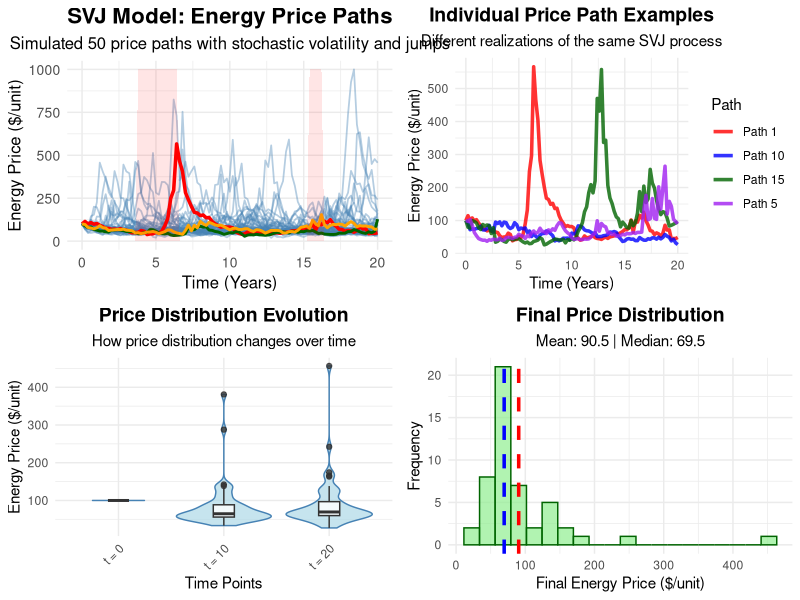

Write R code to recreate this figure.
# SVJ Model - Energy Price Path Simulation
# Focus on price paths only
library(ggplot2)
library(gridExtra)

# Simplified SVJ Price Simulation
simulate_svj_prices <- function(S0 = 100,              # Initial price
                                v0 = 0.04,            # Initial variance
                                r = 0.02,             # Drift rate
                                kappa = 2.5,          # Vol mean reversion
                                theta = 0.04,         # Long-term variance
                                sigma_v = 0.3,        # Vol of vol
                                rho = -0.6,           # Price-vol correlation
                                # Jump parameters - Normal
                                lambda_normal = 2,     # Normal jump intensity
                                mu_s_normal = -0.02,  # Normal price jump mean
                                sigma_s_normal = 0.08, # Normal price jump std
                                mu_v_normal = 0.005,  # Normal vol jump mean
                                sigma_v_normal = 0.02, # Normal vol jump std
                                rho_j_normal = 0.3,   # Normal jump correlation
                                # Jump parameters - Crisis
                                lambda_crisis = 12,    # Crisis jump intensity
                                mu_s_crisis = 0.15,   # Crisis price jump mean
                                sigma_s_crisis = 0.25, # Crisis price jump std
                                mu_v_crisis = 0.08,   # Crisis vol jump mean
                                sigma_v_crisis = 0.15, # Crisis vol jump std
                                rho_j_crisis = 0.7,   # Crisis jump correlation
                                # Crisis regime
                                crisis_prob = 0.03,    # Enter crisis probability
                                crisis_exit_prob = 0.1, # Exit crisis probability
                                # Mean reversion
                                alpha = 0.6,           # Price mean reversion
                                mu_lt = log(60),       # Long-term price level
                                T = 20,                 # Time horizon
                                n = 100,               # Time steps
                                n_paths = 100) {       # Number of paths
  
  dt <- T / n
  sqrt_dt <- sqrt(dt)
  
  # Initialize price matrix only
  S <- matrix(0, nrow = n_paths, ncol = n + 1)
  v <- matrix(0, nrow = n_paths, ncol = n + 1)
  crisis_state <- matrix(FALSE, nrow = n_paths, ncol = n + 1)
  
  # Set initial values
  S[, 1] <- S0
  v[, 1] <- v0
  crisis_state[, 1] <- FALSE
  
  for (i in 1:n) {
    # Random numbers
    Z1 <- rnorm(n_paths)
    Z2 <- rnorm(n_paths)
    Z3 <- rnorm(n_paths)
    Z4 <- rnorm(n_paths)
    U_jump <- runif(n_paths)
    U_crisis <- runif(n_paths)
    
    # Correlated Brownian motions
    W_s <- Z1
    W_v <- rho * Z1 + sqrt(1 - rho^2) * Z2
    
    # Crisis state transitions
    enter_crisis <- (!crisis_state[, i]) & (U_crisis < crisis_prob)
    exit_crisis <- crisis_state[, i] & (U_crisis < crisis_exit_prob)
    crisis_state[, i + 1] <- crisis_state[, i]
    crisis_state[enter_crisis, i + 1] <- TRUE
    crisis_state[exit_crisis, i + 1] <- FALSE
    
    # Regime-dependent parameters
    current_lambda <- ifelse(crisis_state[, i], lambda_crisis, lambda_normal)
    current_mu_s <- ifelse(crisis_state[, i], mu_s_crisis, mu_s_normal)
    current_sigma_s <- ifelse(crisis_state[, i], sigma_s_crisis, sigma_s_normal)
    current_mu_v <- ifelse(crisis_state[, i], mu_v_crisis, mu_v_normal)
    current_sigma_v <- ifelse(crisis_state[, i], sigma_v_crisis, sigma_v_normal)
    current_rho_j <- ifelse(crisis_state[, i], rho_j_crisis, rho_j_normal)
    
    # Jump occurrence
    jump_occurs <- U_jump < current_lambda * dt
    
    # Generate correlated jumps
    J_s <- rep(0, n_paths)
    J_v <- rep(0, n_paths)
    
    if (any(jump_occurs)) {
      Z_s_jump <- Z3[jump_occurs]
      Z_v_jump <- current_rho_j[jump_occurs] * Z3[jump_occurs] + 
        sqrt(1 - current_rho_j[jump_occurs]^2) * Z4[jump_occurs]
      
      J_s[jump_occurs] <- current_mu_s[jump_occurs] + current_sigma_s[jump_occurs] * Z_s_jump
      J_v[jump_occurs] <- current_mu_v[jump_occurs] + current_sigma_v[jump_occurs] * Z_v_jump
    }
    
    # Update variance
    v_new <- v[, i] + kappa * (theta - pmax(v[, i], 0)) * dt + 
      sigma_v * sqrt(pmax(v[, i], 0)) * sqrt_dt * W_v + J_v
    v[, i + 1] <- pmax(v_new, 0.001)
    
    # Update price with mean reversion
    log_S <- log(S[, i])
    drift <- (r - 0.5 * v[, i] + alpha * (mu_lt - log_S)) * dt
    diffusion <- sqrt(v[, i]) * sqrt_dt * W_s
    
    S[, i + 1] <- S[, i] * exp(drift + diffusion + J_s)
    S[, i + 1] <- pmax(pmin(S[, i + 1], 1000), 0.1)  # Bounds
  }
  
  time <- seq(0, T, length.out = n + 1)
  return(list(prices = S, time = time, crisis_state = crisis_state))
}

# Run simulation
set.seed(42)
results <- simulate_svj_prices(n_paths = 50)  # Fewer paths for cleaner visualization

# Prepare data
price_paths <- results$prices
time_vec <- results$time
n_paths <- nrow(price_paths)

# Create long format data for ggplot
price_data <- data.frame(
  Time = rep(time_vec, n_paths),
  Price = as.vector(t(price_paths)),
  Path = rep(1:n_paths, each = length(time_vec))
)

# Add crisis information for first few paths
crisis_data <- data.frame(
  Time = time_vec,
  Price = price_paths[1, ],
  Crisis = results$crisis_state[1, ]
)

# Main price paths plot
p1 <- ggplot(price_data, aes(x = Time, y = Price, group = Path)) +
  geom_line(alpha = 0.4, color = "steelblue", size = 0.6) +
  # Highlight a few specific paths
  geom_line(data = price_data[price_data$Path == 1, ], 
            aes(x = Time, y = Price), color = "red", size = 1.2) +
  geom_line(data = price_data[price_data$Path == 2, ], 
            aes(x = Time, y = Price), color = "darkgreen", size = 1) +
  geom_line(data = price_data[price_data$Path == 3, ], 
            aes(x = Time, y = Price), color = "orange", size = 1) +
  # Add crisis shading for first path
  geom_ribbon(data = crisis_data, 
              aes(x = Time, ymin = 0, ymax = ifelse(Crisis, max(price_data$Price), 0),
                  group = NULL), 
              fill = "red", alpha = 0.1) +
  labs(title = "SVJ Model: Energy Price Paths",
       subtitle = paste("Simulated", n_paths, "price paths with stochastic volatility and jumps"),
       x = "Time (Years)",
       y = "Energy Price ($/unit)") +
  theme_minimal() +
  theme(plot.title = element_text(hjust = 0.5, size = 16, face = "bold"),
        plot.subtitle = element_text(hjust = 0.5, size = 12),
        axis.title = element_text(size = 12),
        axis.text = element_text(size = 10))

# Individual path comparison
sample_paths <- c(1, 5, 10, 15)
sample_data <- price_data[price_data$Path %in% sample_paths, ]
sample_data$PathLabel <- paste("Path", sample_data$Path)

p2 <- ggplot(sample_data, aes(x = Time, y = Price, color = PathLabel)) +
  geom_line(size = 1.2, alpha = 0.8) +
  scale_color_manual(values = c("red", "blue", "darkgreen", "purple")) +
  labs(title = "Individual Price Path Examples",
       subtitle = "Different realizations of the same SVJ process",
       x = "Time (Years)",
       y = "Energy Price ($/unit)",
       color = "Path") +
  theme_minimal() +
  theme(plot.title = element_text(hjust = 0.5, size = 14, face = "bold"),
        plot.subtitle = element_text(hjust = 0.5, size = 11),
        legend.position = "right")

# Price distribution over time (violin plot)
time_points <- seq(1, length(time_vec), by = 50)  # Sample time points
sample_times <- time_vec[time_points]
violin_data <- data.frame()

for(i in 1:length(time_points)) {
  temp_data <- data.frame(
    Time = sample_times[i],
    Price = price_paths[, time_points[i]],
    TimeLabel = paste("t =", round(sample_times[i], 2))
  )
  violin_data <- rbind(violin_data, temp_data)
}

p3 <- ggplot(violin_data, aes(x = TimeLabel, y = Price)) +
  geom_violin(fill = "lightblue", alpha = 0.7, color = "steelblue") +
  geom_boxplot(width = 0.2, fill = "white", alpha = 0.8) +
  labs(title = "Price Distribution Evolution",
       subtitle = "How price distribution changes over time",
       x = "Time Points",
       y = "Energy Price ($/unit)") +
  theme_minimal() +
  theme(plot.title = element_text(hjust = 0.5, size = 14, face = "bold"),
        plot.subtitle = element_text(hjust = 0.5, size = 11),
        axis.text.x = element_text(angle = 45, hjust = 1))

# Final price histogram
final_prices <- price_paths[, ncol(price_paths)]

p4 <- ggplot(data.frame(FinalPrice = final_prices), aes(x = FinalPrice)) +
  geom_histogram(bins = 20, fill = "lightgreen", color = "darkgreen", alpha = 0.7) +
  geom_vline(xintercept = mean(final_prices), color = "red", 
             linetype = "dashed", size = 1.2) +
  geom_vline(xintercept = median(final_prices), color = "blue", 
             linetype = "dashed", size = 1.2) +
  labs(title = "Final Price Distribution",
       subtitle = paste("Mean:", round(mean(final_prices), 1), 
                        "| Median:", round(median(final_prices), 1)),
       x = "Final Energy Price ($/unit)",
       y = "Frequency") +
  theme_minimal() +
  theme(plot.title = element_text(hjust = 0.5, size = 14, face = "bold"),
        plot.subtitle = element_text(hjust = 0.5, size = 11))

# Combine plots
grid.arrange(p1, p2, p3, p4, ncol = 2)

# Print summary statistics
cat("SVJ Energy Price Path Simulation Summary\n")
cat("========================================\n")
cat("Simulation Parameters:\n")
cat("- Number of paths:", nrow(price_paths), "\n")
cat("- Time horizon:", max(time_vec), "years\n")
cat("- Time steps:", length(time_vec) - 1, "\n")
cat("- Initial price: $", price_paths[1, 1], "\n\n")

cat("Final Price Statistics:\n")
cat("- Mean: $", round(mean(final_prices), 2), "\n")
cat("- Median: $", round(median(final_prices), 2), "\n")
cat("- Std Dev: $", round(sd(final_prices), 2), "\n")
cat("- Min: $", round(min(final_prices), 2), "\n")
cat("- Max: $", round(max(final_prices), 2), "\n")
cat("- 95% Range: $", round(quantile(final_prices, 0.025), 2), 
    " - $", round(quantile(final_prices, 0.975), 2), "\n\n")

# Path statistics
returns <- diff(log(price_paths), lag = 1)
daily_vol <- apply(returns, 1, sd) * sqrt(252)  # Annualized volatility per path

cat("Path Characteristics:\n")
cat("- Average annual volatility:", round(mean(daily_vol), 3), "\n")
cat("- Volatility range:", round(min(daily_vol), 3), "-", round(max(daily_vol), 3), "\n")

# Crisis time analysis
crisis_time_pct <- rowMeans(results$crisis_state) * 100
cat("- Average time in crisis:", round(mean(crisis_time_pct), 1), "%\n")
cat("- Crisis time range:", round(min(crisis_time_pct), 1), "% -", 
    round(max(crisis_time_pct), 1), "%\n")

cat("\nModel Features:\n")
cat("✓ Stochastic volatility with mean reversion\n")
cat("✓ Correlated jumps in price and volatility\n")
cat("✓ Crisis regime switching\n")
cat("✓ Energy price mean reversion to fundamentals\n")
cat("✓ Realistic fat-tailed distributions\n")